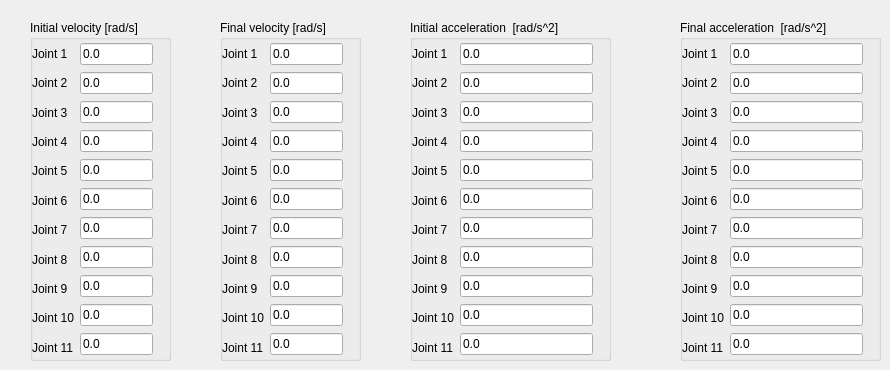
   <widget class="QWidget" name="tab_huml_bounds">
    <attribute name="title">
     <string>Boundary conditions</string>
    </attribute>
    <widget class="QGroupBox" name="groupBox_init_vel">
     <property name="geometry">
      <rect>
       <x>30</x>
       <y>20</y>
       <width>141</width>
       <height>341</height>
      </rect>
     </property>
     <property name="title">
      <string>Initial velocity [rad/s]</string>
     </property>
     <widget class="QWidget" name="layoutWidget">
      <property name="geometry">
       <rect>
        <x>2</x>
        <y>22</y>
        <width>121</width>
        <height>317</height>
       </rect>
      </property>
      <layout class="QHBoxLayout" name="horizontalLayout_4">
       <item>
        <layout class="QVBoxLayout" name="verticalLayout_17">
         <item>
          <widget class="QLabel" name="label_35">
           <property name="text">
            <string>Joint 1</string>
           </property>
          </widget>
         </item>
         <item>
          <widget class="QLabel" name="label_36">
           <property name="text">
            <string>Joint 2</string>
           </property>
          </widget>
         </item>
         <item>
          <widget class="QLabel" name="label_37">
           <property name="text">
            <string>Joint 3</string>
           </property>
          </widget>
         </item>
         <item>
          <widget class="QLabel" name="label_43">
           <property name="text">
            <string>Joint 4</string>
           </property>
          </widget>
         </item>
         <item>
          <widget class="QLabel" name="label_45">
           <property name="text">
            <string>Joint 5</string>
           </property>
          </widget>
         </item>
         <item>
          <widget class="QLabel" name="label_46">
           <property name="text">
            <string>Joint 6</string>
           </property>
          </widget>
         </item>
         <item>
          <widget class="QLabel" name="label_47">
           <property name="text">
            <string>Joint 7</string>
           </property>
          </widget>
         </item>
         <item>
          <widget class="QLabel" name="label_48">
           <property name="text">
            <string>Joint 8</string>
           </property>
          </widget>
         </item>
         <item>
          <widget class="QLabel" name="label_49">
           <property name="text">
            <string>Joint 9</string>
           </property>
          </widget>
         </item>
         <item>
          <widget class="QLabel" name="label_50">
           <property name="text">
            <string>Joint 10</string>
           </property>
          </widget>
         </item>
         <item>
          <widget class="QLabel" name="label_51">
           <property name="text">
            <string>Joint 11</string>
           </property>
          </widget>
         </item>
        </layout>
       </item>
       <item>
        <layout class="QVBoxLayout" name="verticalLayout_18">
         <item>
          <widget class="QLineEdit" name="lineEdit_init_vel_1">
           <property name="text">
            <string>0.0</string>
           </property>
          </widget>
         </item>
         <item>
          <widget class="QLineEdit" name="lineEdit_init_vel_2">
           <property name="text">
            <string>0.0</string>
           </property>
          </widget>
         </item>
         <item>
          <widget class="QLineEdit" name="lineEdit_init_vel_3">
           <property name="text">
            <string>0.0</string>
           </property>
          </widget>
         </item>
         <item>
          <widget class="QLineEdit" name="lineEdit_init_vel_4">
           <property name="text">
            <string>0.0</string>
           </property>
          </widget>
         </item>
         <item>
          <widget class="QLineEdit" name="lineEdit_init_vel_5">
           <property name="text">
            <string>0.0</string>
           </property>
          </widget>
         </item>
         <item>
          <widget class="QLineEdit" name="lineEdit_init_vel_6">
           <property name="text">
            <string>0.0</string>
           </property>
          </widget>
         </item>
         <item>
          <widget class="QLineEdit" name="lineEdit_init_vel_7">
           <property name="text">
            <string>0.0</string>
           </property>
          </widget>
         </item>
         <item>
          <widget class="QLineEdit" name="lineEdit_init_vel_8">
           <property name="text">
            <string>0.0</string>
           </property>
          </widget>
         </item>
         <item>
          <widget class="QLineEdit" name="lineEdit_init_vel_9">
           <property name="text">
            <string>0.0</string>
           </property>
          </widget>
         </item>
         <item>
          <widget class="QLineEdit" name="lineEdit_init_vel_10">
           <property name="text">
            <string>0.0</string>
           </property>
          </widget>
         </item>
         <item>
          <widget class="QLineEdit" name="lineEdit_init_vel_11">
           <property name="text">
            <string>0.0</string>
           </property>
          </widget>
         </item>
        </layout>
       </item>
      </layout>
     </widget>
    </widget>
    <widget class="QGroupBox" name="groupBox_init_acc">
     <property name="geometry">
      <rect>
       <x>410</x>
       <y>20</y>
       <width>201</width>
       <height>341</height>
      </rect>
     </property>
     <property name="title">
      <string>Initial acceleration  [rad/s^2]</string>
     </property>
     <widget class="QWidget" name="layoutWidget_3">
      <property name="geometry">
       <rect>
        <x>2</x>
        <y>22</y>
        <width>181</width>
        <height>317</height>
       </rect>
      </property>
      <layout class="QHBoxLayout" name="horizontalLayout_15">
       <item>
        <layout class="QVBoxLayout" name="verticalLayout_21">
         <item>
          <widget class="QLabel" name="label_72">
           <property name="text">
            <string>Joint 1</string>
           </property>
          </widget>
         </item>
         <item>
          <widget class="QLabel" name="label_73">
           <property name="text">
            <string>Joint 2</string>
           </property>
          </widget>
         </item>
         <item>
          <widget class="QLabel" name="label_74">
           <property name="text">
            <string>Joint 3</string>
           </property>
          </widget>
         </item>
         <item>
          <widget class="QLabel" name="label_75">
           <property name="text">
            <string>Joint 4</string>
           </property>
          </widget>
         </item>
         <item>
          <widget class="QLabel" name="label_76">
           <property name="text">
            <string>Joint 5</string>
           </property>
          </widget>
         </item>
         <item>
          <widget class="QLabel" name="label_77">
           <property name="text">
            <string>Joint 6</string>
           </property>
          </widget>
         </item>
         <item>
          <widget class="QLabel" name="label_78">
           <property name="text">
            <string>Joint 7</string>
           </property>
          </widget>
         </item>
         <item>
          <widget class="QLabel" name="label_79">
           <property name="text">
            <string>Joint 8</string>
           </property>
          </widget>
         </item>
         <item>
          <widget class="QLabel" name="label_80">
           <property name="text">
            <string>Joint 9</string>
           </property>
          </widget>
         </item>
         <item>
          <widget class="QLabel" name="label_81">
           <property name="text">
            <string>Joint 10</string>
           </property>
          </widget>
         </item>
         <item>
          <widget class="QLabel" name="label_82">
           <property name="text">
            <string>Joint 11</string>
           </property>
          </widget>
         </item>
        </layout>
       </item>
       <item>
        <layout class="QVBoxLayout" name="verticalLayout_22">
         <item>
          <widget class="QLineEdit" name="lineEdit_init_acc_1">
           <property name="text">
            <string>0.0</string>
           </property>
          </widget>
         </item>
         <item>
          <widget class="QLineEdit" name="lineEdit_init_acc_2">
           <property name="text">
            <string>0.0</string>
           </property>
          </widget>
         </item>
         <item>
          <widget class="QLineEdit" name="lineEdit_init_acc_3">
           <property name="text">
            <string>0.0</string>
           </property>
          </widget>
         </item>
         <item>
          <widget class="QLineEdit" name="lineEdit_init_acc_4">
           <property name="text">
            <string>0.0</string>
           </property>
          </widget>
         </item>
         <item>
          <widget class="QLineEdit" name="lineEdit_init_acc_5">
           <property name="text">
            <string>0.0</string>
           </property>
          </widget>
         </item>
         <item>
          <widget class="QLineEdit" name="lineEdit_init_acc_6">
           <property name="text">
            <string>0.0</string>
           </property>
          </widget>
         </item>
         <item>
          <widget class="QLineEdit" name="lineEdit_init_acc_7">
           <property name="text">
            <string>0.0</string>
           </property>
          </widget>
         </item>
         <item>
          <widget class="QLineEdit" name="lineEdit_init_acc_8">
           <property name="text">
            <string>0.0</string>
           </property>
          </widget>
         </item>
         <item>
          <widget class="QLineEdit" name="lineEdit_init_acc_9">
           <property name="text">
            <string>0.0</string>
           </property>
          </widget>
         </item>
         <item>
          <widget class="QLineEdit" name="lineEdit_init_acc_10">
           <property name="text">
            <string>0.0</string>
           </property>
          </widget>
         </item>
         <item>
          <widget class="QLineEdit" name="lineEdit_init_acc_11">
           <property name="text">
            <string>0.0</string>
           </property>
          </widget>
         </item>
        </layout>
       </item>
      </layout>
     </widget>
    </widget>
    <widget class="QGroupBox" name="groupBox_final_vel">
     <property name="geometry">
      <rect>
       <x>220</x>
       <y>20</y>
       <width>141</width>
       <height>341</height>
      </rect>
     </property>
     <property name="title">
      <string>Final velocity [rad/s]</string>
     </property>
     <widget class="QWidget" name="layoutWidget_2">
      <property name="geometry">
       <rect>
        <x>2</x>
        <y>22</y>
        <width>121</width>
        <height>317</height>
       </rect>
      </property>
      <layout class="QHBoxLayout" name="horizontalLayout_7">
       <item>
        <layout class="QVBoxLayout" name="verticalLayout_19">
         <item>
          <widget class="QLabel" name="label_52">
           <property name="text">
            <string>Joint 1</string>
           </property>
          </widget>
         </item>
         <item>
          <widget class="QLabel" name="label_53">
           <property name="text">
            <string>Joint 2</string>
           </property>
          </widget>
         </item>
         <item>
          <widget class="QLabel" name="label_63">
           <property name="text">
            <string>Joint 3</string>
           </property>
          </widget>
         </item>
         <item>
          <widget class="QLabel" name="label_64">
           <property name="text">
            <string>Joint 4</string>
           </property>
          </widget>
         </item>
         <item>
          <widget class="QLabel" name="label_65">
           <property name="text">
            <string>Joint 5</string>
           </property>
          </widget>
         </item>
         <item>
          <widget class="QLabel" name="label_66">
           <property name="text">
            <string>Joint 6</string>
           </property>
          </widget>
         </item>
         <item>
          <widget class="QLabel" name="label_67">
           <property name="text">
            <string>Joint 7</string>
           </property>
          </widget>
         </item>
         <item>
          <widget class="QLabel" name="label_68">
           <property name="text">
            <string>Joint 8</string>
           </property>
          </widget>
         </item>
         <item>
          <widget class="QLabel" name="label_69">
           <property name="text">
            <string>Joint 9</string>
           </property>
          </widget>
         </item>
         <item>
          <widget class="QLabel" name="label_70">
           <property name="text">
            <string>Joint 10</string>
           </property>
          </widget>
         </item>
         <item>
          <widget class="QLabel" name="label_71">
           <property name="text">
            <string>Joint 11</string>
           </property>
          </widget>
         </item>
        </layout>
       </item>
       <item>
        <layout class="QVBoxLayout" name="verticalLayout_20">
         <item>
          <widget class="QLineEdit" name="lineEdit_final_vel_1">
           <property name="text">
            <string>0.0</string>
           </property>
          </widget>
         </item>
         <item>
          <widget class="QLineEdit" name="lineEdit_final_vel_2">
           <property name="text">
            <string>0.0</string>
           </property>
          </widget>
         </item>
         <item>
          <widget class="QLineEdit" name="lineEdit_final_vel_3">
           <property name="text">
            <string>0.0</string>
           </property>
          </widget>
         </item>
         <item>
          <widget class="QLineEdit" name="lineEdit_final_vel_4">
           <property name="text">
            <string>0.0</string>
           </property>
          </widget>
         </item>
         <item>
          <widget class="QLineEdit" name="lineEdit_final_vel_5">
           <property name="text">
            <string>0.0</string>
           </property>
          </widget>
         </item>
         <item>
          <widget class="QLineEdit" name="lineEdit_final_vel_6">
           <property name="text">
            <string>0.0</string>
           </property>
          </widget>
         </item>
         <item>
          <widget class="QLineEdit" name="lineEdit_final_vel_7">
           <property name="text">
            <string>0.0</string>
           </property>
          </widget>
         </item>
         <item>
          <widget class="QLineEdit" name="lineEdit_final_vel_8">
           <property name="text">
            <string>0.0</string>
           </property>
          </widget>
         </item>
         <item>
          <widget class="QLineEdit" name="lineEdit_final_vel_9">
           <property name="text">
            <string>0.0</string>
           </property>
          </widget>
         </item>
         <item>
          <widget class="QLineEdit" name="lineEdit_final_vel_10">
           <property name="text">
            <string>0.0</string>
           </property>
          </widget>
         </item>
         <item>
          <widget class="QLineEdit" name="lineEdit_final_vel_11">
           <property name="text">
            <string>0.0</string>
           </property>
          </widget>
         </item>
        </layout>
       </item>
      </layout>
     </widget>
    </widget>
    <widget class="QGroupBox" name="groupBox_final_acc">
     <property name="geometry">
      <rect>
       <x>680</x>
       <y>20</y>
       <width>201</width>
       <height>341</height>
      </rect>
     </property>
     <property name="title">
      <string>Final acceleration  [rad/s^2]</string>
     </property>
     <widget class="QWidget" name="layoutWidget_4">
      <property name="geometry">
       <rect>
        <x>2</x>
        <y>22</y>
        <width>181</width>
        <height>317</height>
       </rect>
      </property>
      <layout class="QHBoxLayout" name="horizontalLayout_20">
       <item>
        <layout class="QVBoxLayout" name="verticalLayout_24">
         <item>
          <widget class="QLabel" name="label_83">
           <property name="text">
            <string>Joint 1</string>
           </property>
          </widget>
         </item>
         <item>
          <widget class="QLabel" name="label_84">
           <property name="text">
            <string>Joint 2</string>
           </property>
          </widget>
         </item>
         <item>
          <widget class="QLabel" name="label_85">
           <property name="text">
            <string>Joint 3</string>
           </property>
          </widget>
         </item>
         <item>
          <widget class="QLabel" name="label_86">
           <property name="text">
            <string>Joint 4</string>
           </property>
          </widget>
         </item>
         <item>
          <widget class="QLabel" name="label_87">
           <property name="text">
            <string>Joint 5</string>
           </property>
          </widget>
         </item>
         <item>
          <widget class="QLabel" name="label_88">
           <property name="text">
            <string>Joint 6</string>
           </property>
          </widget>
         </item>
         <item>
          <widget class="QLabel" name="label_89">
           <property name="text">
            <string>Joint 7</string>
           </property>
          </widget>
         </item>
         <item>
          <widget class="QLabel" name="label_90">
           <property name="text">
            <string>Joint 8</string>
           </property>
          </widget>
         </item>
         <item>
          <widget class="QLabel" name="label_91">
           <property name="text">
            <string>Joint 9</string>
           </property>
          </widget>
         </item>
         <item>
          <widget class="QLabel" name="label_92">
           <property name="text">
            <string>Joint 10</string>
           </property>
          </widget>
         </item>
         <item>
          <widget class="QLabel" name="label_93">
           <property name="text">
            <string>Joint 11</string>
           </property>
          </widget>
         </item>
        </layout>
       </item>
       <item>
        <layout class="QVBoxLayout" name="verticalLayout_25">
         <item>
          <widget class="QLineEdit" name="lineEdit_final_acc_1">
           <property name="text">
            <string>0.0</string>
           </property>
          </widget>
         </item>
         <item>
          <widget class="QLineEdit" name="lineEdit_final_acc_2">
           <property name="text">
            <string>0.0</string>
           </property>
          </widget>
         </item>
         <item>
          <widget class="QLineEdit" name="lineEdit_final_acc_3">
           <property name="text">
            <string>0.0</string>
           </property>
          </widget>
         </item>
         <item>
          <widget class="QLineEdit" name="lineEdit_final_acc_4">
           <property name="text">
            <string>0.0</string>
           </property>
          </widget>
         </item>
         <item>
          <widget class="QLineEdit" name="lineEdit_final_acc_5">
           <property name="text">
            <string>0.0</string>
           </property>
          </widget>
         </item>
         <item>
          <widget class="QLineEdit" name="lineEdit_final_acc_6">
           <property name="text">
            <string>0.0</string>
           </property>
          </widget>
         </item>
         <item>
          <widget class="QLineEdit" name="lineEdit_final_acc_7">
           <property name="text">
            <string>0.0</string>
           </property>
          </widget>
         </item>
         <item>
          <widget class="QLineEdit" name="lineEdit_final_acc_8">
           <property name="text">
            <string>0.0</string>
           </property>
          </widget>
         </item>
         <item>
          <widget class="QLineEdit" name="lineEdit_final_acc_9">
           <property name="text">
            <string>0.0</string>
           </property>
          </widget>
         </item>
         <item>
          <widget class="QLineEdit" name="lineEdit_final_acc_10">
           <property name="text">
            <string>0.0</string>
           </property>
          </widget>
         </item>
         <item>
          <widget class="QLineEdit" name="lineEdit_final_acc_11">
           <property name="text">
            <string>0.0</string>
           </property>
          </widget>
         </item>
        </layout>
       </item>
      </layout>
     </widget>
    </widget>
   </widget>
